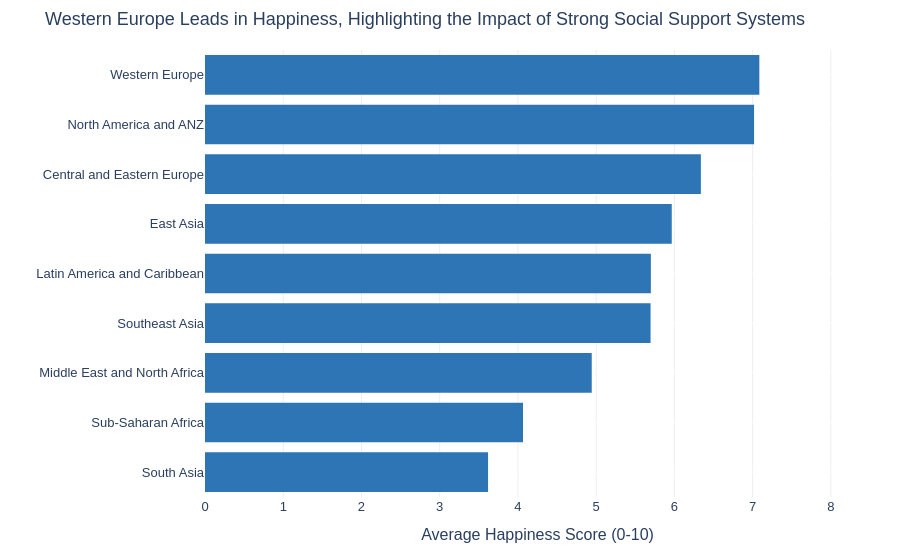

The notebook cell saved with this chart:
### Markdown cell above
---
## Task 1 — Regional Comparison Bar Chart

**What to build:** A horizontal bar chart showing the **average happiness score by region**, sorted from highest to lowest.

**Requirements:**
- Horizontal orientation (category names are long)
- Sorted by score, descending (so the happiest region is at the top)
- Zero baseline on x-axis
- At least one design choice that goes beyond the Plotly default (colour, annotation, labels, etc.)
- An insight title that answers: *which region stands out and why does it matter?*

**Hint:** Use `df.groupby('Region')['Happiness_Score'].mean()` to compute the averages.

### Code cell
# Task 1: Regional comparison bar chart
# -------------------------------------

# Step 1: Compute average happiness score by region
region_avg = (df.groupby('Region')['Happiness_Score']
              .mean()
              .reset_index()
              .sort_values('Happiness_Score'))  # sort for horizontal bar

print(region_avg)

# Step 2: Build your chart
# YOUR CODE HERE

fig = px.bar(
    data_frame=region_avg.sort_values('Happiness_Score'),
    x='Happiness_Score',
    y='Region',
    orientation='h',
    title='Western Europe Leads in Happiness, Highlighting the Impact of Strong Social Support Systems',
    labels={'Happiness_Score': 'Average Happiness Score (0-10)', 'Region': ''},
    color_discrete_sequence=['#2E75B6']
)

fig.update_layout(
    xaxis=dict(range=[0, 8.5]),        
    plot_bgcolor='white',
    paper_bgcolor='white',
    font=dict(family='Arial', size=13),
    xaxis_gridcolor='#EEEEEE',
    yaxis_gridcolor='white',
    showlegend=False,
    margin=dict(l=10, r=30, t=50, b=40),
    height=550
)

fig.update_traces(marker_line_width=0)
fig.show()

### Figure 1 — Plotly figure (JSON) as saved in the notebook; plotly's stock layout.template omitted (floating-point values rounded to 4 significant figures)
{"data": [{"hovertemplate": "Average Happiness Score (0-10)=%{x}<br>=%{y}<extra></extra>", "legendgroup": "", "marker": {"color": "#2E75B6", "line": {"width": 0}, "pattern": {"shape": ""}}, "name": "", "orientation": "h", "showlegend": false, "textposition": "auto", "type": "bar", "x": [3.618, 4.065, 4.943, 5.695, 5.699, 5.966, 6.338, 7.018, 7.086], "xaxis": "x", "y": ["South Asia", "Sub-Saharan Africa", "Middle East and North Africa", "Southeast Asia", "Latin America and Caribbean", "East Asia", "Central and Eastern Europe", "North America and ANZ", "Western Europe"], "yaxis": "y"}], "layout": {"barmode": "relative", "font": {"family": "Arial", "size": 13}, "height": 550, "legend": {"tracegroupgap": 0}, "margin": {"b": 40, "l": 10, "r": 30, "t": 50}, "paper_bgcolor": "white", "plot_bgcolor": "white", "showlegend": false, "title": {"text": "Western Europe Leads in Happiness, Highlighting the Impact of Strong Social Support Systems"}, "xaxis": {"anchor": "y", "domain": [0, 1], "gridcolor": "#EEEEEE", "range": [0, 8.5], "title": {"text": "Average Happiness Score (0-10)"}}, "yaxis": {"anchor": "x", "domain": [0, 1], "gridcolor": "white", "title": {"text": ""}}}}
